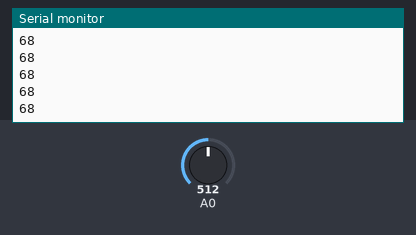
A sketch run on a simulated Arduino Uno, built with avr-gcc and run on an emulated ATmega328P. Shown: the last lines printed to the serial monitor. Inputs (shaded band) come from the test bench; at power-on: A0 = 512.

Above: at 1.2 s.
1.3 s: A0 set to 716
At 1.8 s:
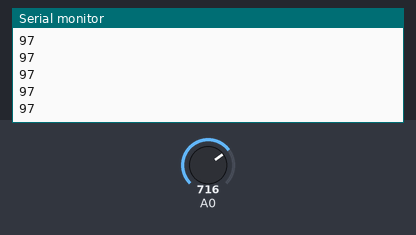
2.8 s: A0 set to 900
At 3.3 s:
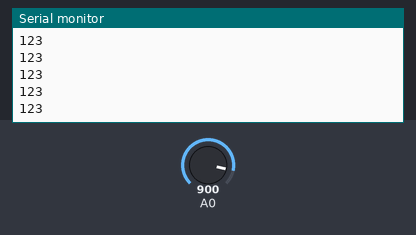
Timing chart, 0 to 5.8 s (numbered marks = the images above; inputs shaded):
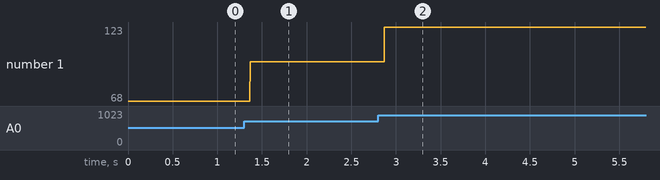

Measured:
- after the input at 1.3 s, the serial monitor: prints a new line after 0.07 s (image 1)
- after the input at 2.8 s, the serial monitor: prints a new line after 0.07 s (image 2)
- plotted number 1: 68 → 97 after the input at 1.3 s, 97 → 123 after the input at 2.8 s

The sketch:

multimaale-arduino.ino
```cpp
#include <LiquidCrystal.h>

const int rs = 12, e = 11, d4 = 6, d5 = 5, d6 = 4, d7 = 3;
const int buttonPin = 2;
LiquidCrystal lcd(rs, e, d4, d5, d6, d7);

int biggest = 734;
int smallest = 37;

void setup() {
  // put your setup code here, to run once:
  Serial.begin(9600);
  pinMode(A0, INPUT);
}

void loop() {
  // put your main code here, to run repeatedly:
  int mesurement = analogRead(A0);
//  if (ting < smallest) {
//    smallest = ting;
//    Serial.println(smallest);
//  }
  long temp = map(mesurement, smallest, biggest, 0, 100);
  // float finalTemp = temp / 100.0f;
  Serial.println(temp);
}
```
